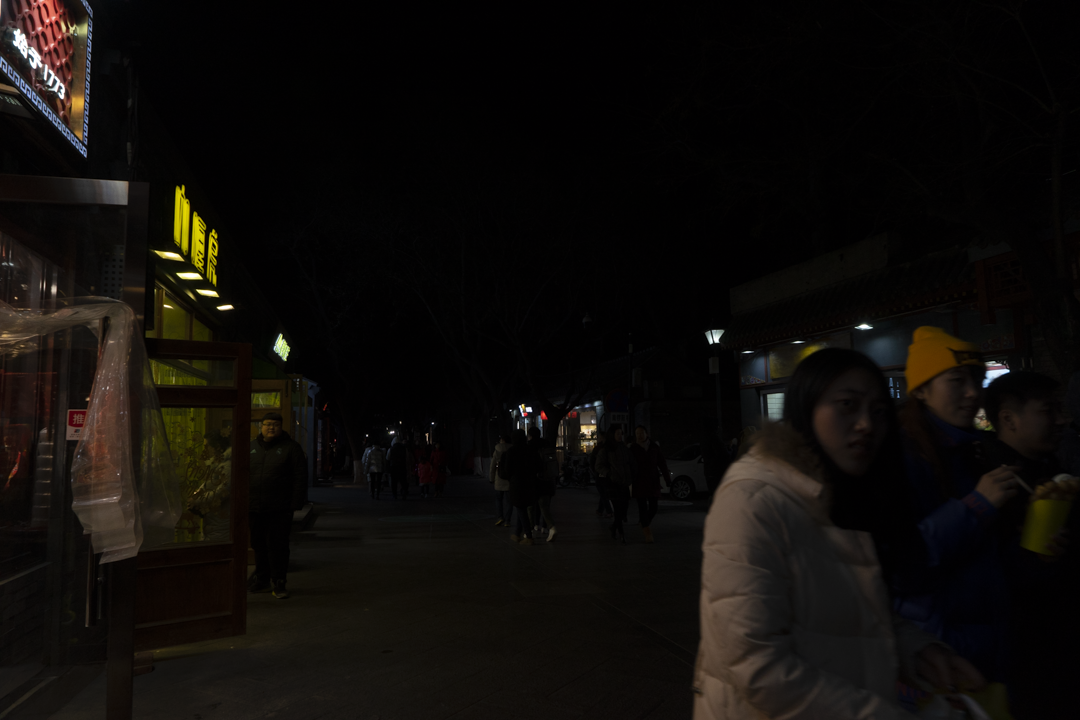
#> input picture data/singles/Dark-Image3.png, 1080 x 720 px
$ python canny1.py
#> lines starting #> are read from the running program, lines starting #| are printed output that depends on the picture; after the words box and inside, x2 and y2 are one past the last pixel; in counts of white or black regions, pixels touching at a corner belong together
#!/usr/bin/env python3
"""
Виділення контурів методом Canny + оцінка якості (Precision, Recall, F-measure, IoU).

• Зчитує вхідне зображення, переводить у відтінки сірого.
• Застосовує cv2.Canny із заданими порогами.
• Зберігає бінарну карту контурів.
• За наявності еталонної маски рахує TP/FP/FN → Precision, Recall, F1, IoU.
"""

from pathlib import Path
import cv2
import numpy as np


# ──────────────────────────── К О Н С Т А Н Т И ───────────────────────────────
INPUT_IMAGE   = Path("data/singles/Dark-Image3.png")   # вихідне зображення
# INPUT_IMAGE   = Path("output/singles/output1_ssr100.jpg")
OUTPUT_EDGES  = Path("output/singles/edgesPlus.png")       # файл для збереження контурів
THRESH_LOW    = 20                         # нижній поріг Canny
THRESH_HIGH   = 150                       # верхній поріг Canny
REF_MASK      = None                       # напр. Path("gt_edges.png") або None
EPS           = 1e-8                       # запобігання діленню на 0
# ──────────────────────────────────────────────────────────────────────────────


def canny_edges(gray: np.ndarray,
                low: int = 50,
                high: int = 150) -> np.ndarray:
    """Повернути бінарну (0/255) карту контурів."""
    edges = cv2.Canny(gray, low, high)
    return edges  # уже uint8: 0 або 255


def compute_metrics(pred: np.ndarray,
                    ref: np.ndarray) -> tuple[float, float, float, float]:
    """
    Precision, Recall, F1, IoU для двох бінарних карт (uint8 0/255).
    Пікселі ≠0 трактуються як «контур».
    """
    if pred.shape != ref.shape:
        raise ValueError("Розміри результату та еталону не збігаються.")

    pred_bin = pred > 0
    ref_bin  = ref > 0

    tp = np.logical_and(pred_bin, ref_bin).sum(dtype=np.float64)
    fp = np.logical_and(pred_bin, np.logical_not(ref_bin)).sum(dtype=np.float64)
    fn = np.logical_and(np.logical_not(pred_bin), ref_bin).sum(dtype=np.float64)

    precision = tp / (tp + fp + EPS)
    recall    = tp / (tp + fn + EPS)
    f1        = 2 * precision * recall / (precision + recall + EPS)
    iou       = tp / (tp + fp + fn + EPS)

    return precision, recall, f1, iou


if __name__ == "__main__":
    # 1. Зчитування та перетворення у відтінки сірого
    img = cv2.imread(str(INPUT_IMAGE), cv2.IMREAD_COLOR)
#> img is the input picture: shape (720, 1080, 3); mean B, G, R 9.6, 12.2, 14.9
    if img is None:
        raise FileNotFoundError(f"Не вдалося відкрити {INPUT_IMAGE}")

    gray = cv2.cvtColor(img, cv2.COLOR_BGR2GRAY)
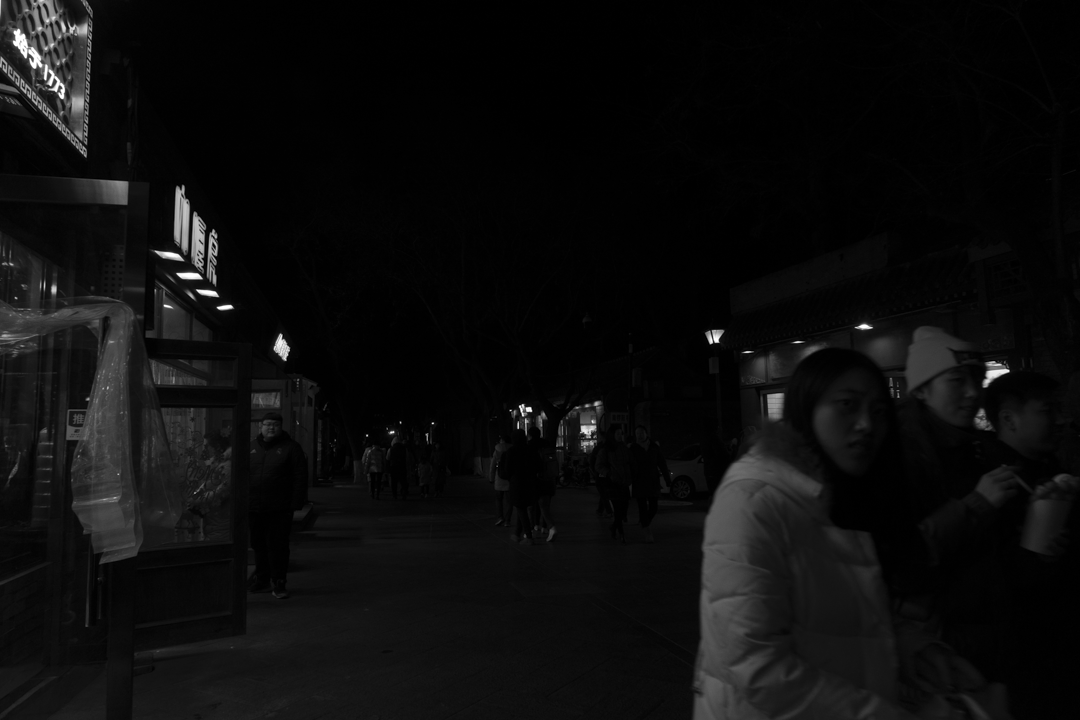
#> gray: shape (720, 1080); min 0, max 255, mean 12.6

    # 2. Canny
    edge_map = canny_edges(gray, THRESH_LOW, THRESH_HIGH)
#> in canny_edges, `edges = cv2.Canny(gray, low, high)`:
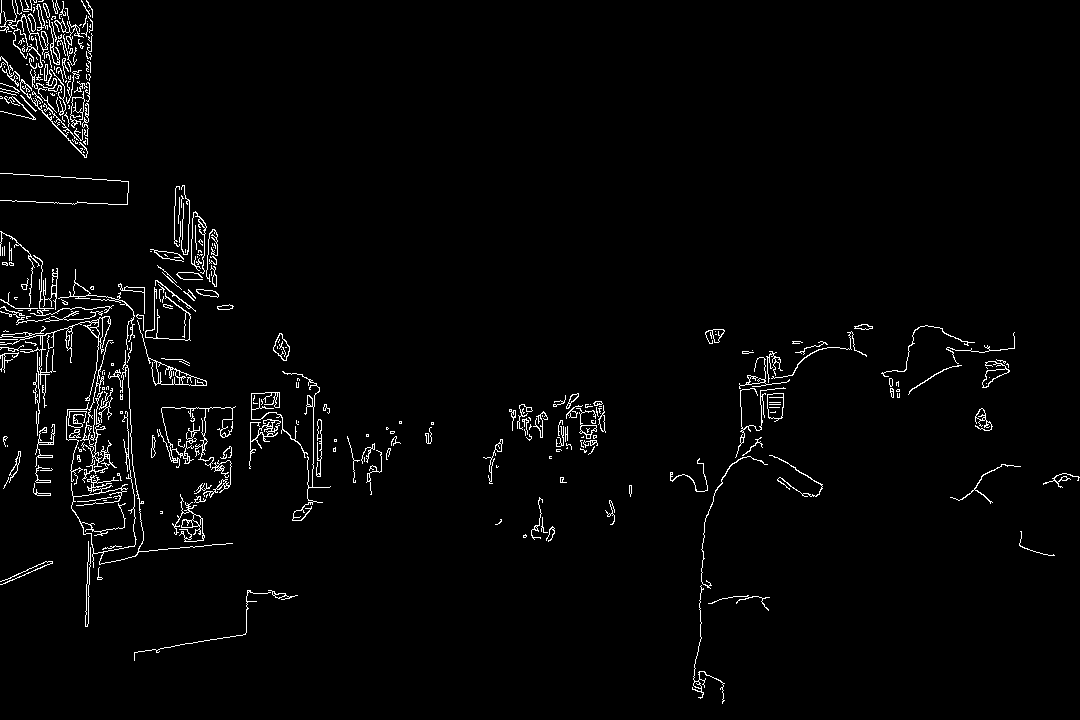
#> edges: shape (720, 1080); 2.4% white in thin lines or dots
    cv2.imwrite(str(OUTPUT_EDGES), edge_map)
    print(f"Контури збережено → {OUTPUT_EDGES}")

    # 3. Оцінка, якщо задано еталон
    if REF_MASK:
        ref = cv2.imread(str(REF_MASK), cv2.IMREAD_GRAYSCALE)
        if ref is None:
            raise FileNotFoundError(f"Не вдалося відкрити {REF_MASK}")

        prec, rec, f1, iou = compute_metrics(edge_map, ref)
        print(f"Precision: {prec:.4f}")
        print(f"Recall   : {rec:.4f}")
        print(f"F-мірa   : {f1:.4f}")
        print(f"IoU      : {iou:.4f}")

$ run again, with data/singles/Dark-Image1.png copied over data/singles/Dark-Image3.png
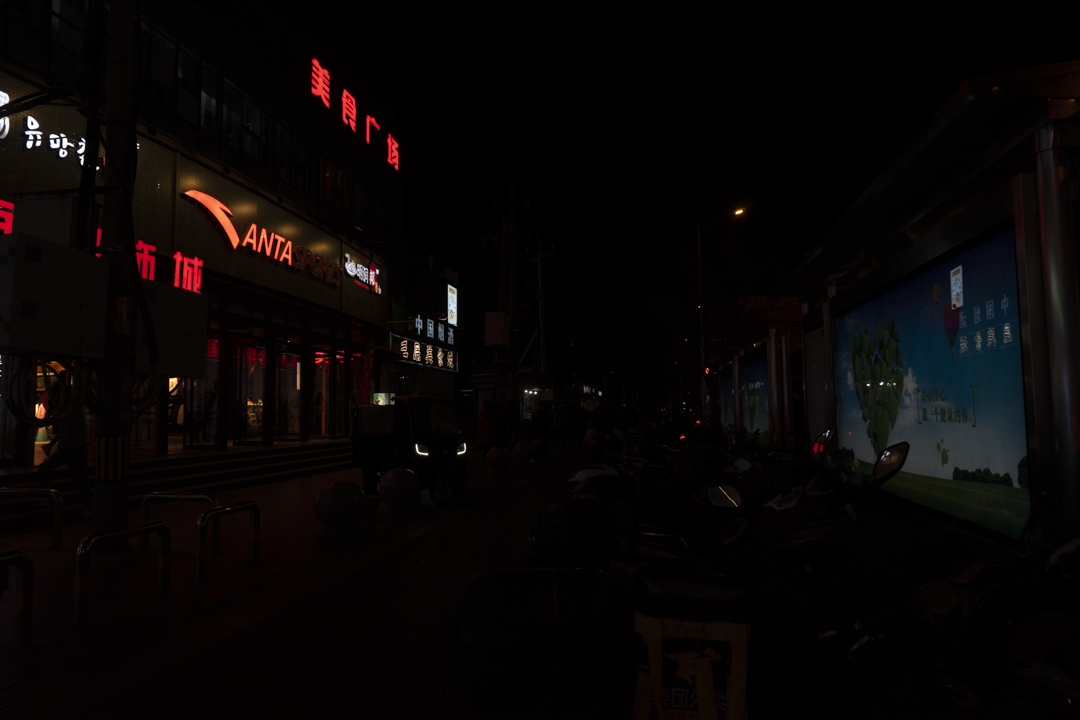
#> input picture data/singles/Dark-Image1.png, 1080 x 720 px
#> img is the input picture: shape (720, 1080, 3); mean B, G, R 5.5, 5.7, 9.1
#> in canny_edges, `edges = cv2.Canny(gray, low, high)`:
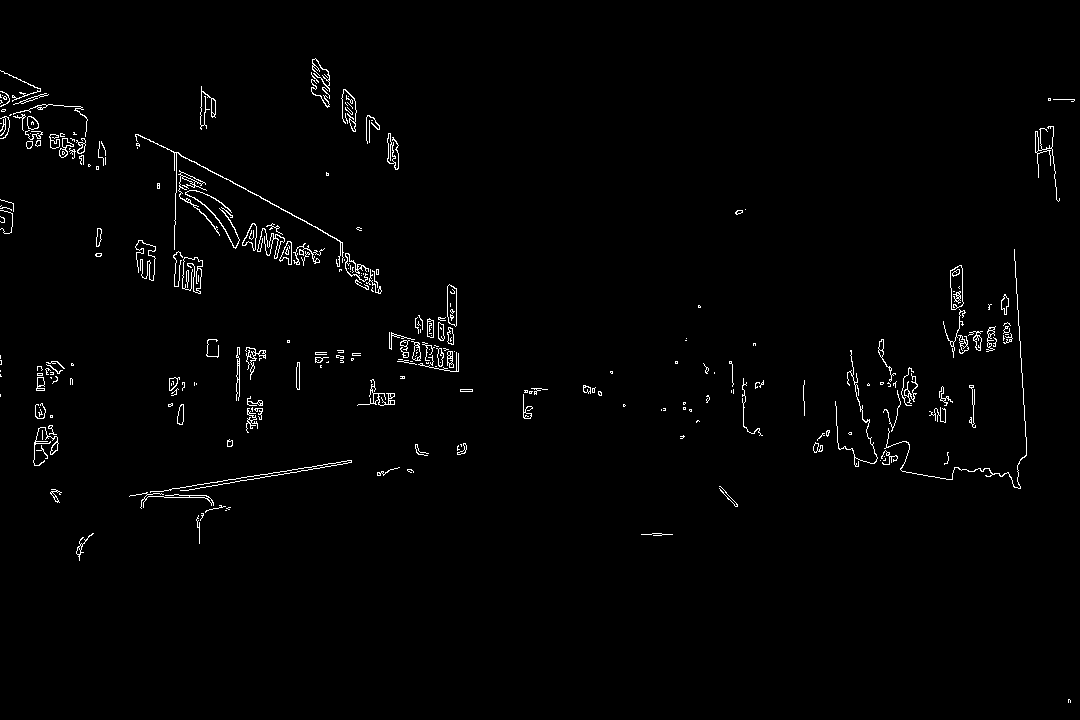
#> edges: shape (720, 1080); 1.4% white in thin lines or dots, all inside (x1, y1, x2, y2) = (0, 58, 1075, 703)

$ run again, with data/singles/Dark-Image2.png copied over data/singles/Dark-Image3.png
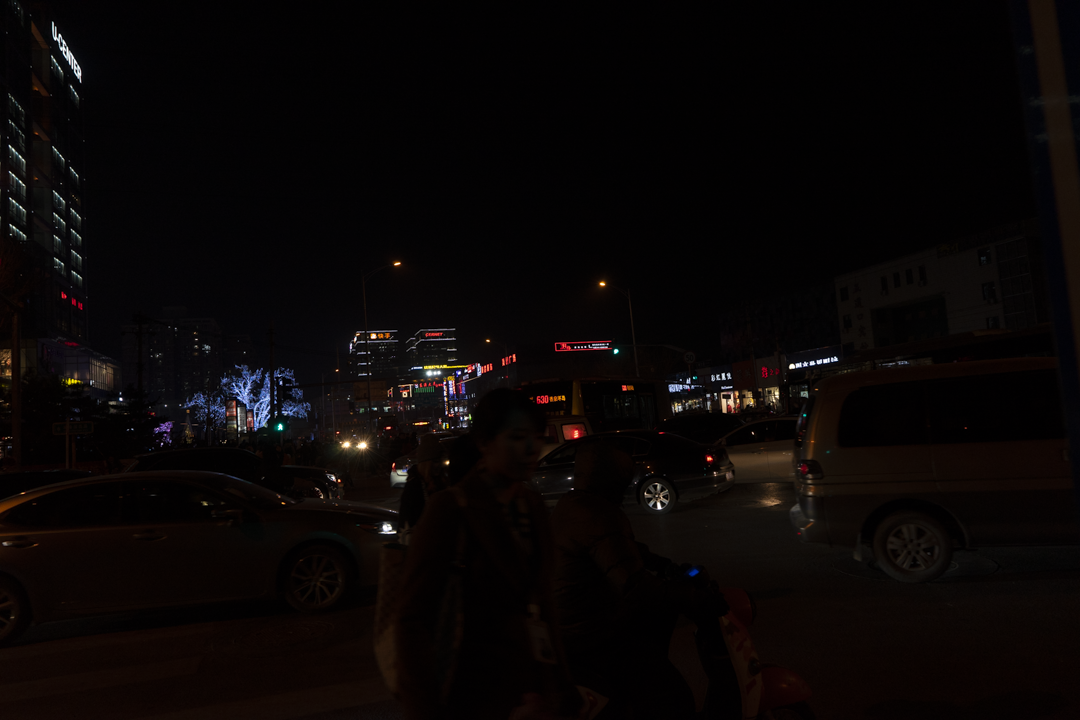
#> input picture data/singles/Dark-Image2.png, 1080 x 720 px
#> img is the input picture: shape (720, 1080, 3); mean B, G, R 5.8, 6.2, 9.7
#> in canny_edges, `edges = cv2.Canny(gray, low, high)`:
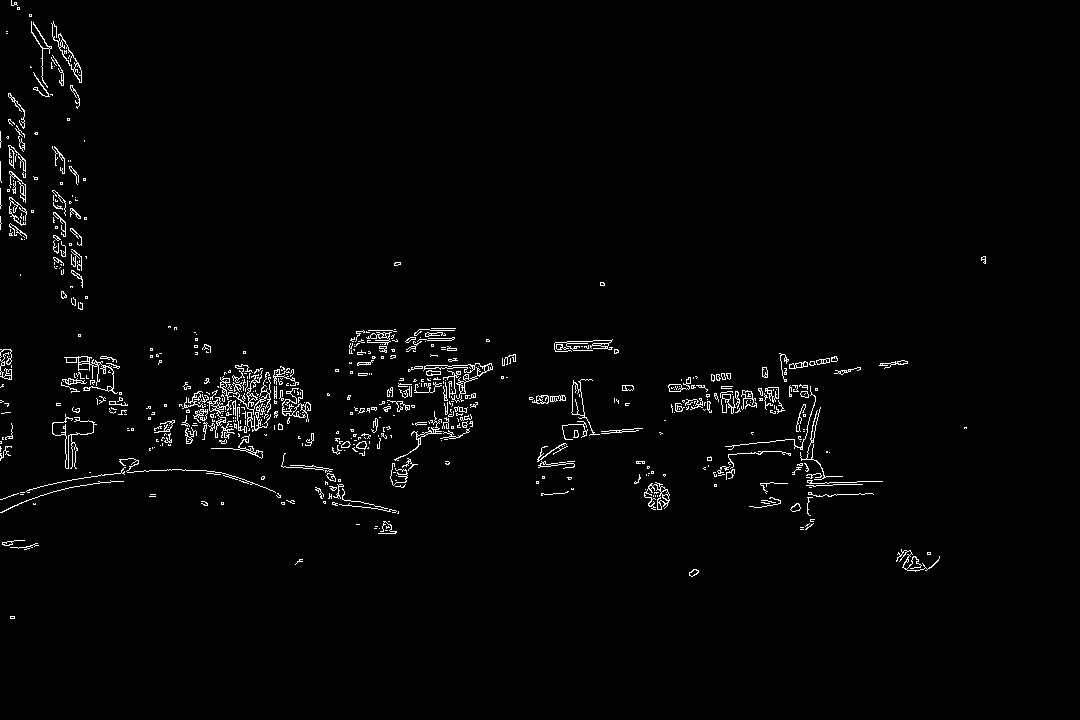
#> edges: shape (720, 1080); 1.9% white in thin lines or dots, all inside (x1, y1, x2, y2) = (0, 0, 986, 619)
